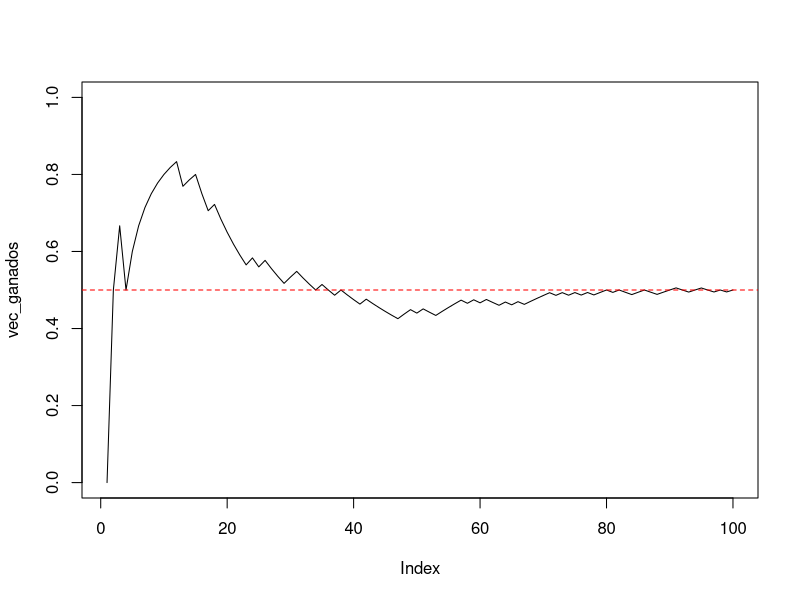

Here is the R script that generated this plot:
juego_canicas <- function(){
  jugador <- 10
  ordenador <- 10
  jugamos <- TRUE
  turno <- sample(c('jugador','ordenador'), size=1)
  
  while (jugamos==TRUE){
    canicas <- sample(1:jugador, size=1)
    ocultas <- sample(1:ordenador, size=1)
    
    if (turno == 'jugador'){
      apuesta <- sample(0:1, size=1)
    } else if (turno == 'ordenador'){
      apuesta <- sample(0:1, size=1)
    }
    
    if (turno == 'jugador'){
      if (ocultas %% 2 == apuesta){
        jugador <- jugador + canicas
        ordenador <- ordenador - canicas
        if (jugador>=20){
          return(1)
          break
        }
      } else {
        jugador <- jugador - ocultas
        ordenador <- ordenador + ocultas
        if (jugador<=0){
          return(0)
          break
        }
      } 
    } else if (turno == 'ordenador'){
      if (canicas %% 2 == apuesta){
        jugador <- jugador - ocultas
        ordenador <- ordenador + ocultas
        if (ordenador>=20){
          return(0)
          break
        }
      } else {
        jugador <- jugador + canicas
        ordenador <- ordenador - canicas
        if (ordenador<=0){
          return(1)
          break
        }
      }
    }
    if (turno == 'jugador'){
      turno <- 'ordenador'
    } else if (turno == 'ordenador'){
      turno <- 'jugador'
    }
  }
}

suma_ganados <- 0
vec_ganados <- c()
for (i in 1:100){
  suma_ganados <- suma_ganados + juego_canicas()
  vec_ganados <- append(vec_ganados, suma_ganados/i)
}
plot(vec_ganados, ylim=c(0,1), type='l')
abline(h=0.5, col='red', lty='dashed')
